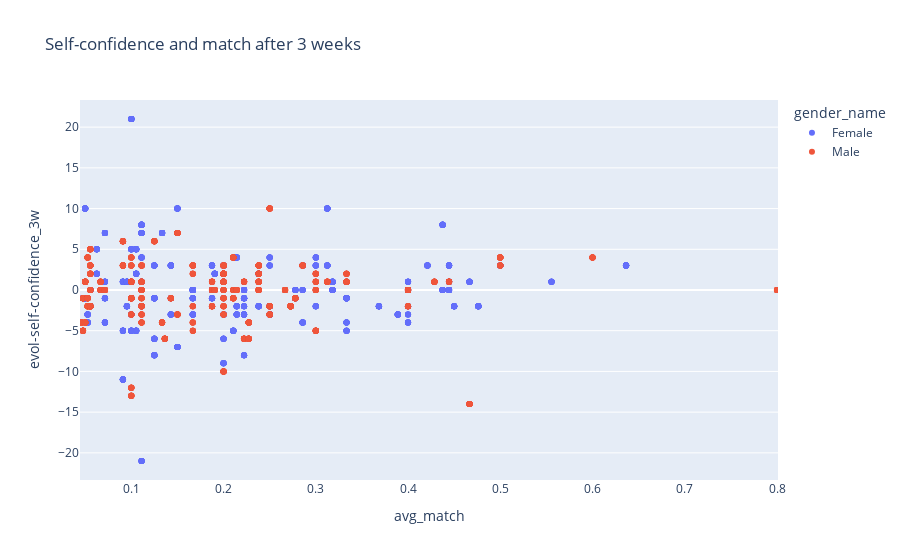

The notebook cell saved with this chart:
### Code cell
fig = px.strip(sd_avg, x = "avg_match", y = "evol-self-confidence_3w", color = "gender_name", 
                 title="Self-confidence and match after 3 weeks", stripmode = "overlay")
fig.show()

### Figure 1 — Plotly figure (JSON) as saved in the notebook; plotly's stock layout.template omitted (floating-point values rounded to 4 significant figures; data arrays with more than 128 entries replaced by an {"elided": "..."} marker saying what was removed)
{"data": [{"alignmentgroup": "True", "boxpoints": "all", "fillcolor": "rgba(255,255,255,0)", "hoveron": "points", "hovertemplate": "gender_name=Female<br>avg_match=%{x}<br>evol-self-confidence_3w=%{y}<extra></extra>", "legendgroup": "Female", "line": {"color": "rgba(255,255,255,0)"}, "marker": {"color": "#636efa"}, "name": "Female", "offsetgroup": "Female", "orientation": "v", "pointpos": 0, "showlegend": true, "type": "box", "x": {"elided": "4184 float values"}, "x0": " ", "xaxis": "x", "y": {"elided": "4184 int values"}, "y0": " ", "yaxis": "y"}, {"alignmentgroup": "True", "boxpoints": "all", "fillcolor": "rgba(255,255,255,0)", "hoveron": "points", "hovertemplate": "gender_name=Male<br>avg_match=%{x}<br>evol-self-confidence_3w=%{y}<extra></extra>", "legendgroup": "Male", "line": {"color": "rgba(255,255,255,0)"}, "marker": {"color": "#EF553B"}, "name": "Male", "offsetgroup": "Male", "orientation": "v", "pointpos": 0, "showlegend": true, "type": "box", "x": {"elided": "4194 float values"}, "x0": " ", "xaxis": "x", "y": {"elided": "4194 int values"}, "y0": " ", "yaxis": "y"}], "layout": {"boxmode": "overlay", "legend": {"title": {"text": "gender_name"}, "tracegroupgap": 0}, "title": {"text": "Self-confidence and match after 3 weeks"}, "xaxis": {"anchor": "y", "domain": [0, 1], "title": {"text": "avg_match"}}, "yaxis": {"anchor": "x", "domain": [0, 1], "title": {"text": "evol-self-confidence_3w"}}}}
